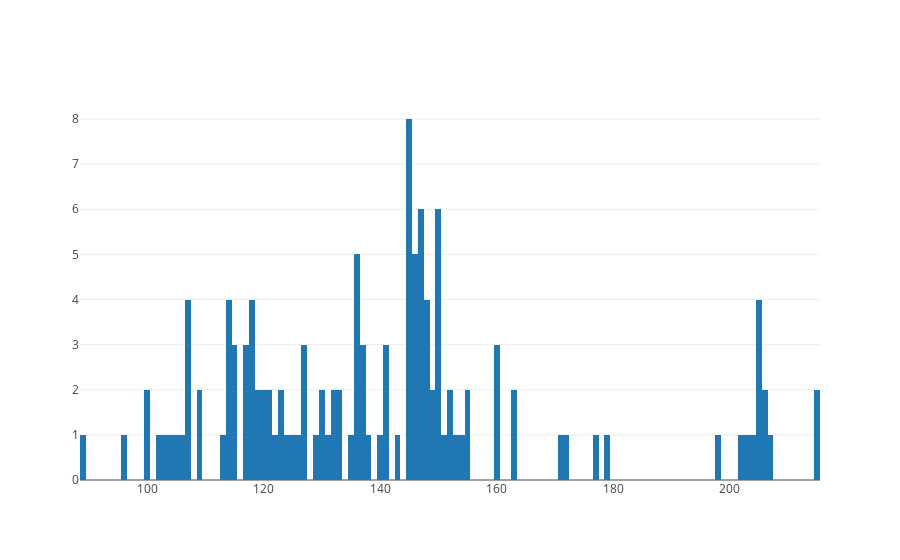

The code cell stored with this chart in its notebook:
### Code cell
bins = dict(size=1)
data = [go.Histogram(x=get_lengths(sane_seqs), xbins=bins)]

iplot(data, filename='Evasin sequence length distribution')

### Figure 1 — Plotly figure (JSON) as saved in the notebook; plotly's stock layout.template omitted (floating-point values rounded to 4 significant figures)
{"data": [{"type": "histogram", "x": [146, 147, 122, 205, 146, 179, 145, 148, 141, 118, 104, 136, 145, 205, 206, 107, 96, 130, 124, 177, 147, 127, 103, 107, 148, 131, 100, 100, 132, 120, 205, 150, 160, 202, 126, 148, 118, 117, 215, 123, 171, 135, 172, 123, 136, 163, 136, 130, 147, 148, 114, 149, 115, 153, 145, 133, 143, 205, 154, 137, 118, 145, 145, 152, 206, 155, 107, 160, 127, 141, 121, 117, 136, 163, 121, 119, 109, 127, 204, 151, 119, 150, 150, 136, 114, 203, 141, 145, 113, 109, 198, 115, 160, 150, 147, 102, 155, 89, 114, 150, 114, 137, 115, 132, 207, 152, 118, 150, 117, 107, 105, 140, 149, 145, 129, 145, 147, 138, 146, 146, 147, 125, 215, 106, 133, 146, 137, 120], "xbins": {"size": 1}}], "layout": {}}
